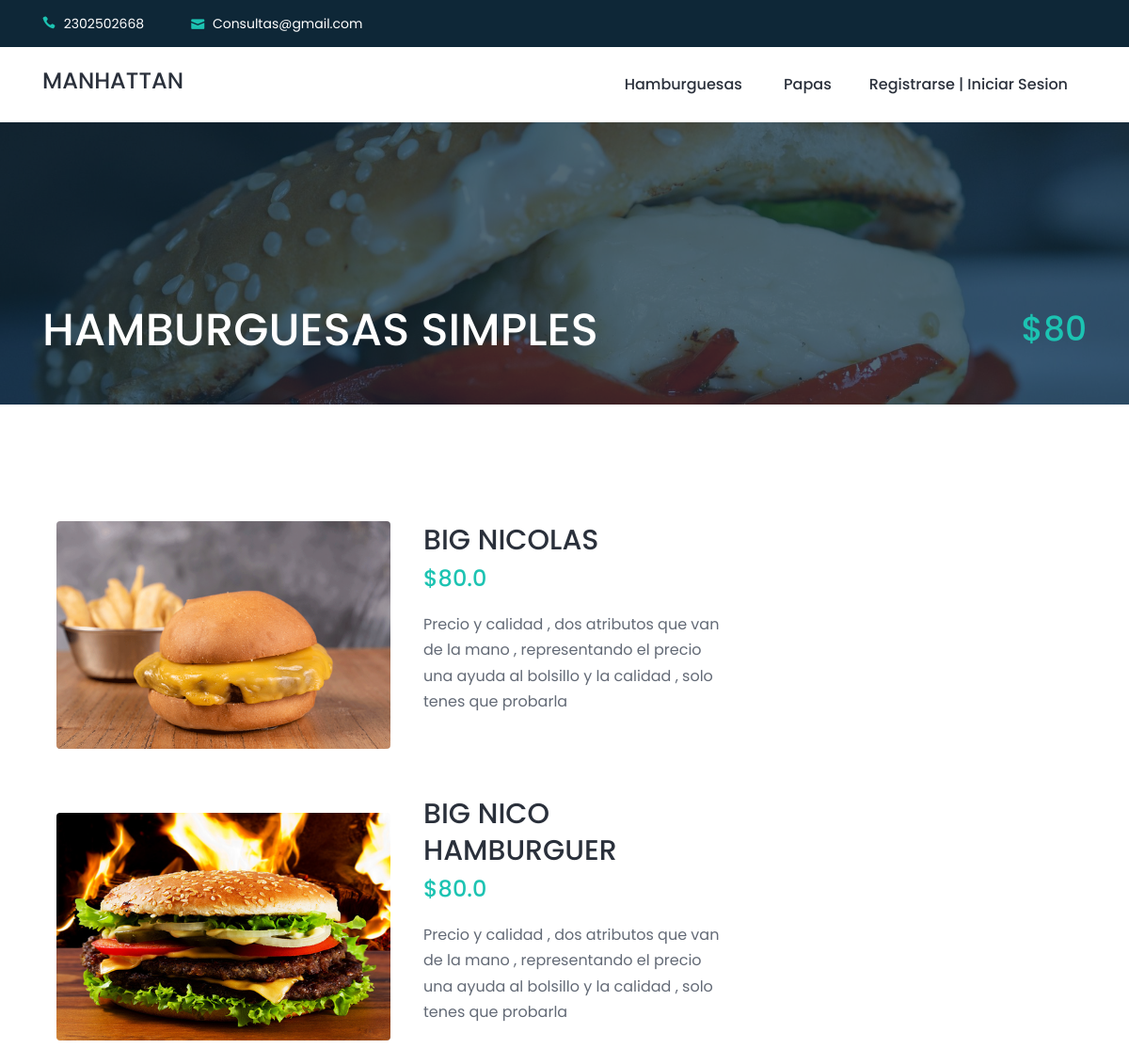
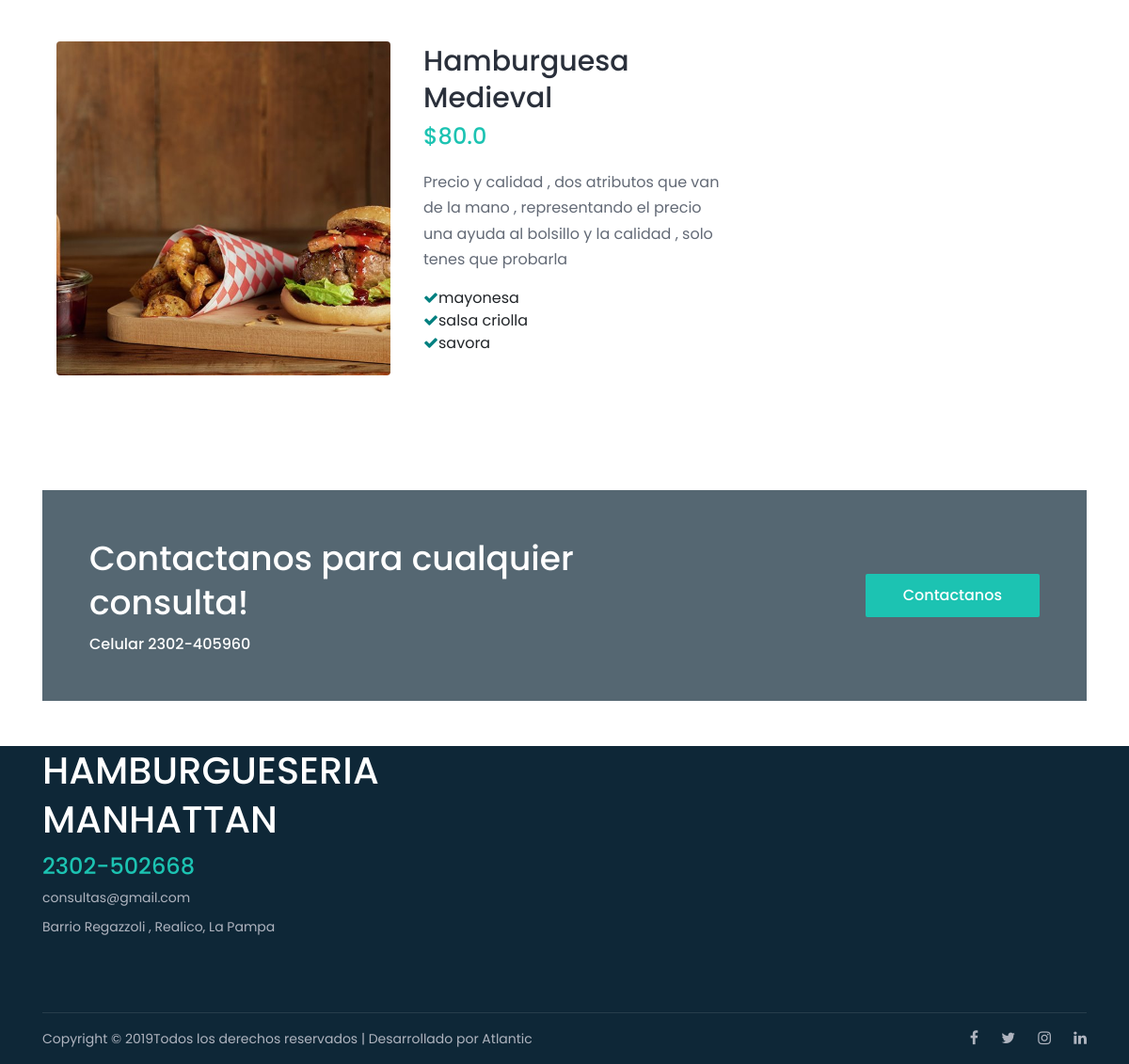
Screenshot of /simple/ with the database file from the repository (2 pictures, top to bottom).
### app_hamburguesa/models.py (models this page shows, shortened)
class producto(models.Model):
    nombre = models.CharField(max_length=100,blank=True, null=True)
    descripcion= models.CharField(max_length=200,blank=True, null=True)
    precio = models.FloatField(blank=True, null=True)
    stock = models.IntegerField(blank=True, null=True)
    tipo = models.CharField(max_length=50,blank=True, null=True)
    aderezo=models.ManyToManyField(aderezo,blank=True,null=True)
    imagen = models.ImageField( #es un archivo multimedia, solo guarda la ruta
    upload_to='productos',#donde lo voy a subir,
    blank=True,
    null=True #https://docs.djangoproject.com/en/2.2/ref/models/fields/#null
    )

class aderezo(models.Model):
    nombre=models.CharField(max_length=30,blank=True,null=True)
    def __str__(self):
        return self.nombre

### app_hamburguesa/views.py (the view)
# urls.py: url(r'^simple/', hamburguesa_simple , name='simple'),
def hamburguesa_simple(request):
	productos=producto.objects.filter(tipo="simple")
	titulo="HAMBURGUESAS SIMPLES"
	return render(request,"productos.html",{"titulo":titulo,"productos":productos,"tipo":True})

### app_hamburguesa/templates/productos.html (shortened to what this page needs)
{% extends "index.html" %}
{% load  staticfiles %}
    {% block head %}
    <div class="breadcrumb-area bg-img bg-overlay jarallax" style="background-image: url({% static 'img/bg-img/h5.jpg'%});">
        <div class="container h-100">
            <div class="row h-100 align-items-end">
                <div class="col-12">
                    <div class="breadcrumb-content d-flex align-items-center justify-content-between pb-5">
                        <h2 class="room-title">{{titulo}}</h2>
                        {% if tipo %}
                        <h2 class="room-price">$80</h2>
                        {%else%}
                        <h2 class="room-price">$150</h2>
                        {%endif%}
                    </div>
                </div>
            </div>
        </div>
    </div>
    {% endblock %}
    {% block contenedor %}
    <div class="roberto-rooms-area section-padding-100-0">
        <div class="container">
            <div class="row">
                {% for p in productos %}
                <div class="col-12 col-lg-8">
                    <div class="single-room-area d-flex align-items-center mb-50 wow fadeInUp" data-wow-delay="100ms">
                        <div class="room-thumbnail">
                            <img src="{{p.imagen.url}}" alt="">
                        </div>
                        <div class="room-content">
                            <h2>{{p.nombre}}</h2>
                            <h4>${{p.precio}}</h4>
                            <div class="room-feature">
                                <p>{{p.descripcion}}</p>
                                <ul>
                                    {%for aderezo in p.aderezo.all%}
                                    <li><i class="fa fa-check" style="color:teal"></i>{{aderezo}}</li>
                                    {%endfor%}
                                </ul>
                            </div>
                        </div>
                    </div>
                </div>
                {%endfor%}
            </div>
        </div>
    </div>
      {%endblock%}

### app_hamburguesa/static/style.css (style rules this page uses)
* { margin: 0; padding: 0; }
body { font-family: "Poppins", sans-serif; font-weight: 400; font-size: 16px; position: relative; z-index: auto; }
h1, h2, h3, h4, h5, h6 { font-family: "Poppins", sans-serif; color: #2a303b; line-height: 1.3; font-weight: 500; }
li { list-style: none; }
p { line-height: 1.7; color: #636a76; font-size: 16px; font-weight: 400; }
img { max-width: 100%; height: auto; }
ul { margin: 0; padding: 0; }
ul li { margin: 0; padding: 0; }
.bg-overlay { position: relative; z-index: 1; }
.bg-overlay::after { position: absolute; content: ""; height: 100%; width: 100%; top: 0; left: 0; z-index: -1; background-color: rgba(14, 39, 55, 0.7); }
.bg-img { background-position: center center !important; background-size: cover !important; background-repeat: no-repeat !important; }
.jarallax { position: relative; z-index: 0; }
.mb-50 { margin-bottom: 50px; }
.section-padding-100-0 { padding-top: 100px; padding-bottom: 0; }
.single-room-area { position: relative; z-index: 1; }
.single-room-area .room-thumbnail { position: relative; z-index: 1; -webkit-box-flex: 0; -ms-flex: 0 0 50%; flex: 0 0 50%; max-width: 50%; width: 50%; }
.single-room-area .room-thumbnail img { border-radius: 4px; }
.single-room-area .room-content { position: relative; z-index: 1; padding-left: 35px; }
.single-room-area .room-content h2 { font-size: 30px; display: block; margin-bottom: 5px; }
.single-room-area .room-content h4 { color: #1cc3b2; margin-bottom: 20px; }
.single-room-area .room-content .room-feature { display: -webkit-box; display: -ms-flexbox; display: flex; -ms-flex-wrap: wrap; flex-wrap: wrap; position: relative; z-index: 1; margin-bottom: 20px; }
.breadcrumb-area { position: relative; z-index: 1; height: 300px; }
.breadcrumb-area .room-title { font-size: 48px; color: #ffffff; margin-bottom: 0; }
.breadcrumb-area .room-price { font-size: 36px; color: #1cc3b2; margin-bottom: 0; }
.breadcrumb-content { position: relative; z-index: 1; }

### app_hamburguesa/static/css/default-assets/classy-nav.css (style rules this page uses)
.justify-content-between { -webkit-box-pack: justify; -ms-flex-pack: justify; justify-content: space-between; }

### rows the page displays
producto: imagen (picture), nombre "BIG NICOLAS", precio "80.0", descripcion "Precio y calidad , dos atributos que van de la mano , representando el precio una ayuda al bolsillo y la calidad , solo tenes que probarla"
producto: imagen (picture), nombre "BIG NICO HAMBURGUER", precio "80.0", descripcion "Precio y calidad , dos atributos que van de la mano , representando el precio una ayuda al bolsillo y la calidad , solo tenes que probarla"
producto: imagen (picture), nombre "Hamburguesa Medieval", precio "80.0", descripcion "Precio y calidad , dos atributos que van de la mano , representando el precio una ayuda al bolsillo y la calidad , solo tenes que probarla"
aderezo: nombre "mayonesa"
aderezo: nombre "salsa criolla"
aderezo: nombre "savora"

### other values shown
{{ titulo }} "HAMBURGUESAS SIMPLES"
